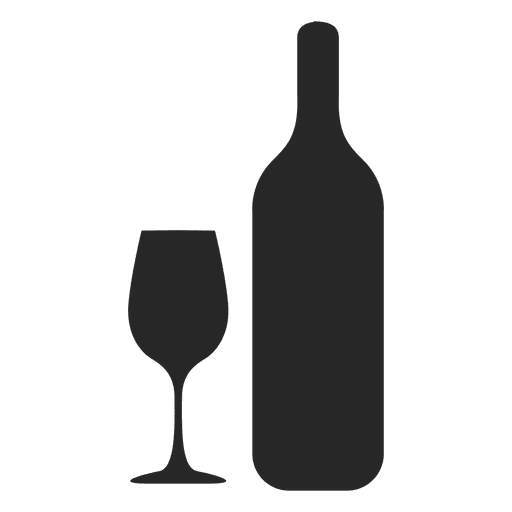
#> input picture vaso_botella.png, 512 x 512 px
$ jupyter execute --allow-errors 'EDA GRAFICOS.ipynb'
#> lines starting #> are read from the running program, lines starting #| are printed output that depends on the picture
[cell 1]
import pandas as pd
import plotly.express as px
import plotly.colors as pc
import numpy as np
import matplotlib.pyplot as plt
from wordcloud import WordCloud
from PIL import Image
from wordcloud import WordCloud

[cell 2]
#Lista de paises en ingles para usar plotly :
country_mapping = {
    "Italia": "Italy",
    "Austria": "Austria",
    "España": "Spain",
    "Francia": "France",
    "Alemania": "Germany",
    "Sudáfrica": "South Africa",
    "Eslovenia": "Slovenia",
    "Australia": "Australia",
    "Portugal": "Portugal",
    "Argentina": "Argentina",
    "Hungría": "Hungary",
    "Grecia": "Greece",
    "New Zealand": "New Zealand",
    "Estados Unidos": "United States",
    "Chile": "Chile",
    "Croacia": "Croatia",
    "Rumanía": "Romania",
    "Bulgaria": "Bulgaria",
    "Marruecos": "Morocco",
    "Perú": "Peru",
    "Brasil": "Brazil",
    "Líbano": "Lebanon",
    "Luxembourg": "Luxembourg",
    "Suiza": "Switzerland",
    "Japón": "Japan",
    "Georgia": "Georgia",
    "Armenia": "Armenia",
    "Ucrania": "Ukraine",
    "México": "Mexico",
    "Reino Unido": "United Kingdom",
    "Israel": "Israel",
    "República Checa": "Czech Republic",
    "Países Bajos": "Netherlands",
    "Bélgica": "Belgium",
    "Canadá": "Canada",
    "Chipre": "Cyprus",
    "Norte de Macedonia": "North Macedonia",
    "Polonia": "Poland",
    "Serbia": "Serbia",
    "Eslovaquia": "Slovakia",
    "Uruguay": "Uruguay",
    "China": "China",
    "Moldavia": "Moldova",
    "Dinamarca": "Denmark",
    "Albania": "Albania",
    "Afganistán": "Afghanistan",
    "Albania": "Albania",
    "Algeria": "Algeria",
    "Andorra": "Andorra",
    "Angola": "Angola",
    "Antigua y Barbuda": "Antigua and Barbuda",
    "Arabia Saudita": "Saudi Arabia",
    "Argentina": "Argentina",
    "Armenia": "Armenia",
    "Australia": "Australia",
    "Austria": "Austria",
    "Azerbaiyán": "Azerbaijan",
    "Bahamas": "Bahamas",
    "Baréin": "Bahrain",
    "Bangladés": "Bangladesh",
    "Barbados": "Barbados",
    "Bélgica": "Belgium",
    "Belice": "Belize",
    "Benín": "Benin",
    "Bhután": "Bhutan",
    "Bielorrusia": "Belarus",
    "Birmania": "Myanmar",
    "Botsuana": "Botswana",
    "Brasil": "Brazil",
    "Brunéi": "Brunei",
    "Bulgaria": "Bulgaria",
    "Burkina Faso": "Burkina Faso",
    "Burundi": "Burundi",
    "Bután": "Bhutan",
    "Cabo Verde": "Cape Verde",
    "Camboya": "Cambodia",
    "Camerún": "Cameroon",
    "Canadá": "Canada",
    "Catar": "Qatar",
    "Chad": "Chad",
    "Chile": "Chile",
    "China": "China",
    "Chipre": "Cyprus",
    "Colombia": "Colombia",
    "Comoras": "Comoros",
    "Congo": "Congo",
    "Corea del Norte": "North Korea",
    "Corea del Sur": "South Korea",
    "Costa Rica": "Costa Rica",
    "Croacia": "Croatia",
    "Cuba": "Cuba",
    "Curazao": "Curaçao",
    "Chipre": "Cyprus",
    "República Checa": "Czech Republic",
    "Côte d'Ivoire": "Ivory Coast",
    "Dinamarca": "Denmark",
    "Djibouti": "Djibouti",
    "Dominica": "Dominica",
    "República Dominicana": "Dominican Republic",
    "Ecuador": "Ecuador",
    "Egipto": "Egypt",
    "El Salvador": "El Salvador",
    "Emiratos Árabes Unidos": "United Arab Emirates",
    "Ecuador": "Ecuador",
    "Eslovaquia": "Slovakia",
    "Eslovenia": "Slovenia",
    "España": "Spain",
    "Estados Unidos": "United States",
    "Etiopía": "Ethiopia",
    "Fiyi": "Fiji",
    "Filipinas": "Philippines",
    "Finlandia": "Finland",
    "Francia": "France",
    "Gabon": "Gabon",
    "Gambia": "Gambia",
    "Georgia": "Georgia",
    "Ghana": "Ghana",
    "Granada": "Grenada",
    "Grecia": "Greece",
    "Guatemala": "Guatemala",
    "Guinea": "Guinea",
    "Guinea-Bisáu": "Guinea-Bissau",
    "Guyana": "Guyana",
    "Haití": "Haiti",
    "Honduras": "Honduras",
    "Hungría": "Hungary",
    "India": "India",
    "Indonesia": "Indonesia",
    "Irak": "Iraq",
    "Irlanda": "Ireland",
    "Isla de Man": "Isle of Man",
    "Islas Cook": "Cook Islands",
    "Islas Feroe": "Faroe Islands",
    "Islas Malvinas": "Falkland Islands",
    "Islandia": "Iceland",
    "Israel": "Israel",
    "Italia": "Italy",
    "Jamaica": "Jamaica",
    "Japón": "Japan",
    "Jordania": "Jordan",
    "Kazajistán": "Kazakhstan",
    "Kenia": "Kenya",
    "Kirguistán": "Kyrgyzstan",
    "Kiribati": "Kiribati",
    "Kuwait": "Kuwait",
    "Laos": "Laos",
    "Lesoto": "Lesotho",
    "Letonia": "Latvia",
    "Líbano": "Lebanon",
    "Liberia": "Liberia",
    "Libia": "Libya",
    "Liechtenstein": "Liechtenstein",
    "Lituania": "Lithuania",
    "Luxemburgo": "Luxembourg",
    "Madagascar": "Madagascar",
    "Malasia": "Malaysia",
    "Malaui": "Malawi",
    "Maldivas": "Maldives",
    "Malta": "Malta",
    "Marruecos": "Morocco",
    "Mauricio": "Mauritius",
    "Mauritania": "Mauritania",
    "México": "Mexico",
    "Micronesia": "Micronesia",
    "Mónaco": "Monaco",
    "Mongolia": "Mongolia",
    "Mozambique": "Mozambique",
    "Namibia": "Namibia",
    "Nauru": "Nauru",
    "Nepal": "Nepal",
    "Nicaragua": "Nicaragua",
    "Níger": "Niger",
    "Nigeria": "Nigeria",
    "Noruega": "Norway",
    "Nueva Zelanda": "New Zealand",
    "Omán": "Oman",
    "Países Bajos": "Netherlands",
    "Pakistán": "Pakistan",
    "Palau": "Palau",
    "Panamá": "Panama",
    "Papúa Nueva Guinea": "Papua New Guinea",
    "Paraguay": "Paraguay",
    "Perú": "Peru",
    "Polonia": "Poland",
    "Portugal": "Portugal",
    "Reino Unido": "United Kingdom",
    "República Checa": "Czech Republic",
    "Rumanía": "Romania",
    "Rusia": "Russia",
    "Ruanda": "Rwanda",
    "Sahara Occidental": "Western Sahara",
    "Samoa": "Samoa",
    "San Cristóbal y Nieves": "Saint Kitts and Nevis",
    "San Marino": "San Marino",
    "Santa Lucía": "Saint Lucia",
    "Senegal": "Senegal",
    "Serbia": "Serbia",
    "Seychelles": "Seychelles",
    "Sierra Leona": "Sierra Leone",
    "Singapur": "Singapore",
    "Siria": "Syria",
    "Somalia": "Somalia",
    "Sri Lanka": "Sri Lanka",
    "Suazilandia": "Eswatini",
    "Sudán": "Sudan",
    "Sudáfrica": "South Africa",
    "Suecia": "Sweden",
    "Suiza": "Switzerland",
    "Surinam": "Suriname",
    "Siria": "Syria",
    "Somalia": "Somalia",
    "Sri Lanka": "Sri Lanka",
    "Tailandia": "Thailand",
    "Tanzania": "Tanzania",
    "Togo": "Togo",
    "Trinidad y Tobago": "Trinidad and Tobago",
    "Túnez": "Tunisia",
    "Turkmenistán": "Turkmenistan",
    "Turquía": "Turkey",
    "Tuvalu": "Tuvalu",
    "Uganda": "Uganda",
    "Ucrania": "Ukraine",
    "Uruguay": "Uruguay",
    "Uzbekistán": "Uzbekistan",
    "Vanuatu": "Vanuatu",
    "Vaticano": "Vatican",
    "Venezuela": "Venezuela",
    "Vietnam": "Vietnam",
    "Yemen": "Yemen",
    "Zambia": "Zambia",
    "Zimbabue": "Zimbabwe"
}

#> (a cell that did not finish here is left out)

[cell 4]
import pandas as pd

# Supongamos que ya tienes el DataFrame df_tintos
# Convertir la columna 'Precio' a valores numéricos
#> (the rest of this cell did not finish here and is left out)

#> (a cell that did not finish here is left out)

[cell 6]
import pandas as pd

# Supongamos que ya tienes el DataFrame df_tintos
# Convertir la columna 'Precio' a valores numéricos
#> (the rest of this cell did not finish here and is left out)

#> (a cell that did not finish here is left out)

## TINTOS

Paises donde hay más opciones de vinos tintos :

#> (a cell that did not finish here is left out)

Distribución de bodega por pais :

#> (a cell that did not finish here is left out)

Mejor valoración por país :

#> (a cell that did not finish here is left out)

Donde hay los vinos más caros :

#> (a cell that did not finish here is left out)

Distribución de precios

#> (a cell that did not finish here is left out)

Multivariado : valoración uva frecuencia TOP 5

#> (a cell that did not finish here is left out)

#> (a cell that did not finish here is left out)

Nube de palabras:

[cell 15]
# Cargar la imagen de la botella (coloca la imagen en el mismo directorio)
wine_mask = np.array(Image.open('vaso_botella.png'))  # Cambia el nombre de la imagen y el path si es necesario
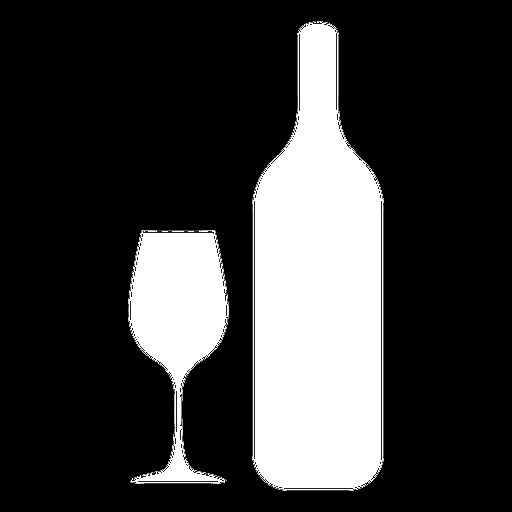
#> wine_mask: shape (512, 512); min 0, max 8, mean 1.86; drawn with min black and max white

# Ajustar la máscara para el WordCloud
wine_mask[wine_mask == 0] = 255
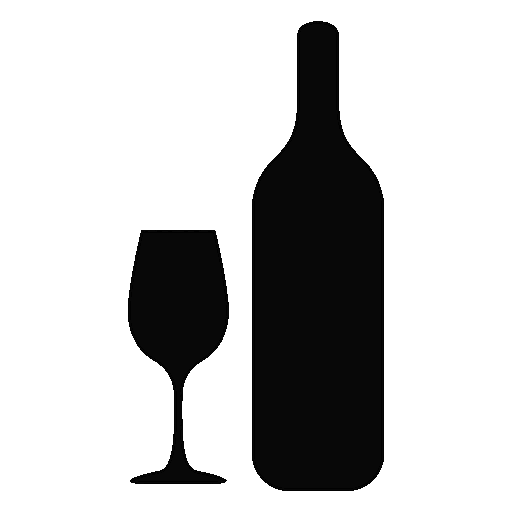
#> wine_mask: shape (512, 512); min 1, max 255, mean 195.3

# Seleccionar solo las notas de sabor de todas las columnas especificadas
columns_of_interest = [
    'Taste_Notes_1_1', 'Taste_Notes_1_2', 'Taste_Notes_1_3',
    'Taste_Notes_2_1', 'Taste_Notes_2_2', 'Taste_Notes_2_3',
    'Taste_Notes_3_1', 'Taste_Notes_3_2', 'Taste_Notes_3_3'
]


# Concatenar todas las notas de sabor en un solo texto, eliminando "No disponible"
#> (the rest of this cell did not finish here and is left out)
